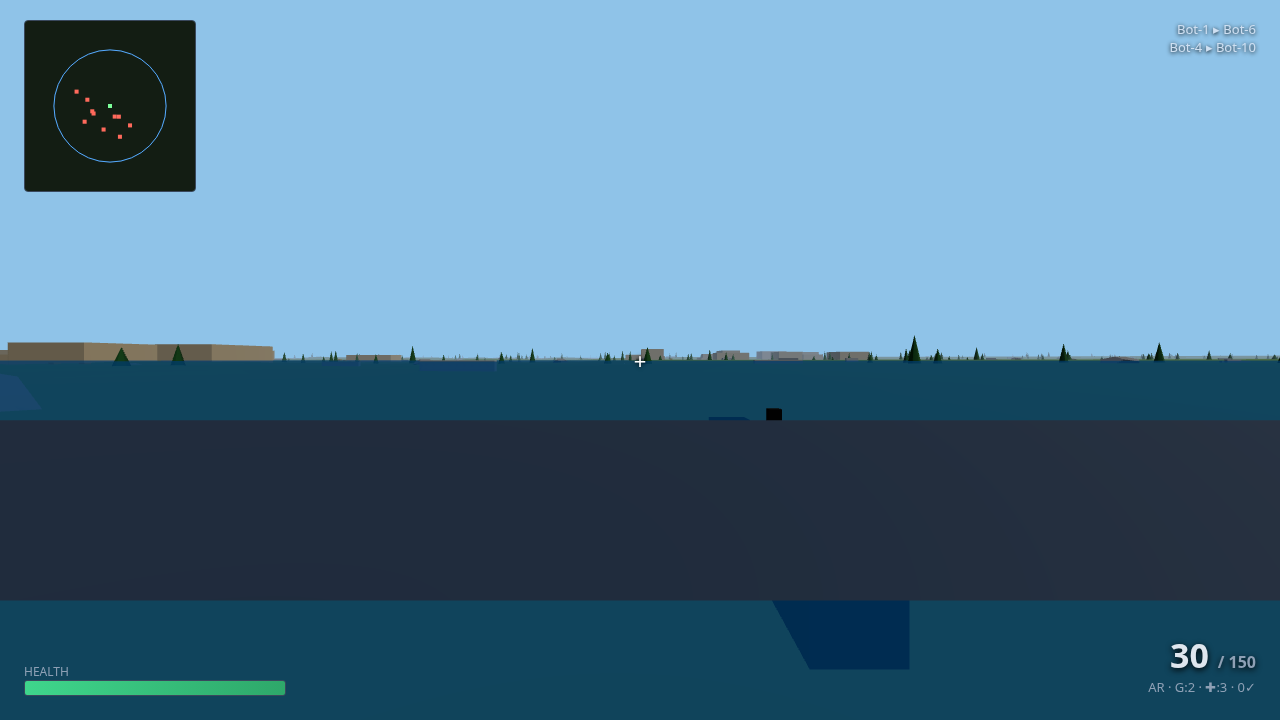
#> input picture qa/shots/00-spawn.png, 1280 x 720 px
$ python analyze.py shots/00-spawn.png
#> lines starting #> are read from the running program, lines starting #| are printed output that depends on the picture
#!/usr/bin/env python3
"""Programmatic screenshot inspection (no vision model required).

Prints a coarse luminance/colour map plus region statistics so gross visual
defects (black frames, missing HUD, blown-out sky, flat fog) are detectable in
text form.
"""
import sys
from PIL import Image

RAMP = " .:-=+*#%@"

def ascii_map(img, w=100, h=34):
    g = img.convert("L").resize((w, h))
    px = list(g.getdata())
    out = []
    for y in range(h):
        row = px[y * w:(y + 1) * w]
        out.append("".join(RAMP[min(len(RAMP) - 1, v * len(RAMP) // 256)] for v in row))
    return "\n".join(out)

def stats(img, label, box=None):
    im = img.crop(box) if box else img
    small = im.convert("RGB").resize((64, 36))
    px = list(small.getdata())
    n = len(px)
    mean = tuple(round(sum(p[i] for p in px) / n) for i in range(3))
    uniq = len(set(px))
    dark = sum(1 for p in px if sum(p) < 30) / n
    bright = sum(1 for p in px if sum(p) > 690) / n
    # dominant colour buckets (32-step)
    buckets = {}
    for p in px:
        k = (p[0] // 32, p[1] // 32, p[2] // 32)
        buckets[k] = buckets.get(k, 0) + 1
    top = sorted(buckets.items(), key=lambda kv: -kv[1])[:4]
    top = [((tuple(c * 32 + 16 for c in k)), round(v / n, 3)) for k, v in top]
    print(f"{label:<10} mean={mean} uniq={uniq} dark={dark:.2f} blown={bright:.2f} top={top}")

def main(path):
#> called with path = 'shots/00-spawn.png'
    img = Image.open(path)
#> img is the input picture: PIL image 1280x720 RGB; mean R, G, B 79.9, 120, 146.4
    W, H = img.size
#> W = 1280; H = 720
    print(f"== {path} {W}x{H}")
#| == shots/00-spawn.png 1280x720
    stats(img, "full")
#> in stats, `px = list(small.getdata())`: px = 2304 items, first 6: (143, 195, 232), (136, 186, 220), (133, 181, 215), (133, 182, 215), (133, 182, 215), (133, 182, 215)
#> in stats, `n = len(px)`: n = 2304
#> in stats, `mean = tuple(round(sum(p[i] for p in px) / n) for i in range(3))`: mean = (80, 120, 146)
#> in stats, `uniq = len(set(px))`: uniq = 338
#> in stats, `dark = sum(1 for p in px if sum(p) < 30) / n`: dark = 0
#> the loop in stats, `for p in px:` made 2304 passes
#> (p, k) on passes 1 to 3: ((143, 195, 232), (4, 6, 7)), ((136, 186, 220), (4, 5, 6)), ((133, 181, 215), (4, 5, 6))
#> after the loop in stats, `for p in px:`: buckets = 26 items
#> in stats, `top = sorted(buckets.items(), key=lambda kv: -kv[1])[:4]`: top = [((4, 6, 7), 988), ((0, 2, 2), 499), ((1, 1, 1), 413), ((1, 1, 2), 122)]
#> in stats, `top = [((tuple(c * 32 + 16 for c in k)), round(v / n, 3)) for k, v in ..`: top = [((144, 208, 240), 0.429), ((16, 80, 80), 0.217), ((48, 48, 48), 0.179), ((48, 48, 80), 0.053)]
#| full       mean=(80, 120, 146) uniq=338 dark=0.00 blown=0.00 top=[((144, 208, 240), 0.429), ((16, 80, 80), 0.217), ((48, 48, 48), 0.179), ((48, 48, 80), 0.053)]
    stats(img, "top", (0, 0, W, H // 4))
#> call 2 of stats, with label = 'top', box = (0, 0, 1280, 180)
#> in stats (call 2), `im = img.crop(box) if box else img`:
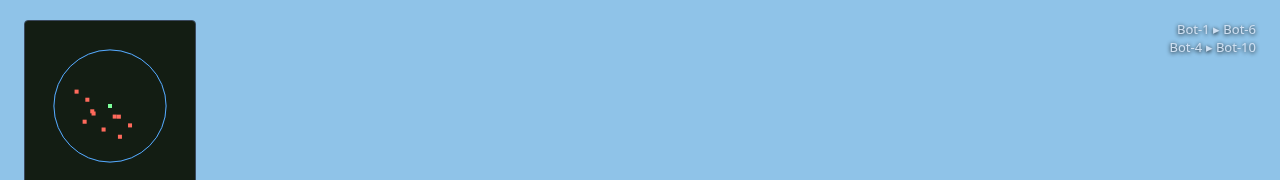
#> im: PIL image 1280x180 RGB; mean R, G, B 128.5, 175.3, 206.8
#> in stats (call 2), `small = im.convert("RGB").resize((64, 36))`:
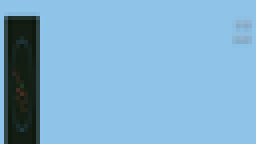
#> small: PIL image 64x36 RGB (shown 4 times larger); mean R, G, B 128.5, 175.4, 206.9
#> in stats (call 2), `px = list(small.getdata())`: px = 2304 items, first 6: (143, 195, 232), (143, 195, 232), (143, 195, 232), (143, 195, 232), (143, 195, 232), (143, 195, 232)
#> in stats (call 2), `mean = tuple(round(sum(p[i] for p in px) / n) for i in range(3))`: mean = (128, 175, 207)
#> in stats (call 2), `uniq = len(set(px))`: uniq = 136
#> after the loop in stats (call 2), `for p in px:`: buckets = 12 items
#> in stats (call 2), `top = sorted(buckets.items(), key=lambda kv: -kv[1])[:4]`: top = [((4, 6, 7), 1978), ((0, 0, 0), 158), ((1, 2, 2), 63), ((4, 5, 6), 31)]
#> in stats (call 2), `top = [((tuple(c * 32 + 16 for c in k)), round(v / n, 3)) for k, v in ..`: top = [((144, 208, 240), 0.859), ((16, 16, 16), 0.069), ((48, 80, 80), 0.027), ((144, 176, 208), 0.013)]
#| top        mean=(128, 175, 207) uniq=136 dark=0.00 blown=0.00 top=[((144, 208, 240), 0.859), ((16, 16, 16), 0.069), ((48, 80, 80), 0.027), ((144, 176, 208), 0.013)]
    stats(img, "center", (W // 4, H // 4, 3 * W // 4, 3 * H // 4))
#> call 3 of stats, with label = 'center', box = (320, 180, 960, 540)
#> in stats (call 3), `im = img.crop(box) if box else img`:
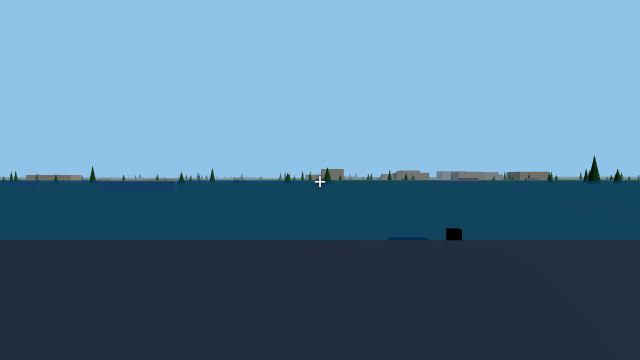
#> im: PIL image 640x360 RGB; mean R, G, B 84.6, 122.5, 149.9
#> in stats (call 3), `small = im.convert("RGB").resize((64, 36))`:
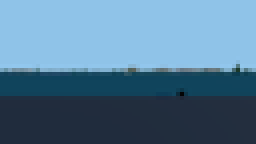
#> small: PIL image 64x36 RGB (shown 4 times larger); mean R, G, B 84.6, 122.4, 149.9
#> in stats (call 3), `mean = tuple(round(sum(p[i] for p in px) / n) for i in range(3))`: mean = (85, 122, 150)
#> in stats (call 3), `uniq = len(set(px))`: uniq = 206
#> in stats (call 3), `dark = sum(1 for p in px if sum(p) < 30) / n`: dark = 0.000434
#> after the loop in stats (call 3), `for p in px:`: buckets = 22 items
#> in stats (call 3), `top = sorted(buckets.items(), key=lambda kv: -kv[1])[:4]`: top = [((4, 6, 7), 1082), ((1, 1, 1), 706), ((0, 2, 2), 354), ((0, 1, 2), 48)]
#> in stats (call 3), `top = [((tuple(c * 32 + 16 for c in k)), round(v / n, 3)) for k, v in ..`: top = [((144, 208, 240), 0.47), ((48, 48, 48), 0.306), ((16, 80, 80), 0.154), ((16, 48, 80), 0.021)]
#| center     mean=(85, 122, 150) uniq=206 dark=0.00 blown=0.00 top=[((144, 208, 240), 0.47), ((48, 48, 48), 0.306), ((16, 80, 80), 0.154), ((16, 48, 80), 0.021)]
    stats(img, "bottom", (0, 3 * H // 4, W, H))
#> call 4 of stats, with label = 'bottom', box = (0, 540, 1280, 720)
#> in stats (call 4), `im = img.crop(box) if box else img`:
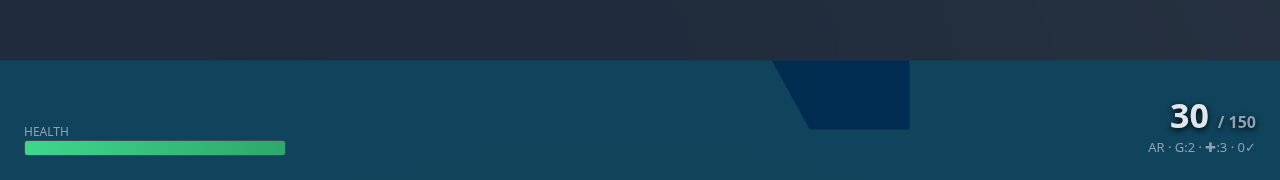
#> im: PIL image 1280x180 RGB; mean R, G, B 22.7, 61.7, 82.2
#> in stats (call 4), `small = im.convert("RGB").resize((64, 36))`:
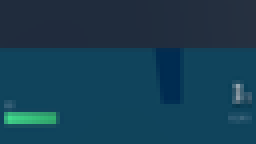
#> small: PIL image 64x36 RGB (shown 4 times larger); mean R, G, B 22.7, 61.7, 82.2
#> in stats (call 4), `px = list(small.getdata())`: px = 2304 items, first 6: (32, 44, 61), (32, 44, 61), (32, 44, 61), (32, 44, 61), (32, 44, 61), (32, 44, 61)
#> in stats (call 4), `mean = tuple(round(sum(p[i] for p in px) / n) for i in range(3))`: mean = (23, 62, 82)
#> in stats (call 4), `uniq = len(set(px))`: uniq = 191
#> in stats (call 4), `dark = sum(1 for p in px if sum(p) < 30) / n`: dark = 0
#> the loop in stats (call 4), `for p in px:` made 2304 passes
#> (p, k) on passes 1 to 3: ((32, 44, 61), (1, 1, 1)), ((32, 44, 61), (1, 1, 1)), ((32, 44, 61), (1, 1, 1))
#> after the loop in stats (call 4), `for p in px:`: buckets = 19 items
#> in stats (call 4), `top = sorted(buckets.items(), key=lambda kv: -kv[1])[:4]`: top = [((0, 2, 2), 1345), ((1, 1, 1), 673), ((0, 1, 2), 101), ((1, 1, 2), 60)]
#> in stats (call 4), `top = [((tuple(c * 32 + 16 for c in k)), round(v / n, 3)) for k, v in ..`: top = [((16, 80, 80), 0.584), ((48, 48, 48), 0.292), ((16, 48, 80), 0.044), ((48, 48, 80), 0.026)]
#| bottom     mean=(23, 62, 82) uniq=191 dark=0.00 blown=0.00 top=[((16, 80, 80), 0.584), ((48, 48, 48), 0.292), ((16, 48, 80), 0.044), ((48, 48, 80), 0.026)]
    print(ascii_map(img))
#> in ascii_map, `g = img.convert("L").resize((w, h))`:
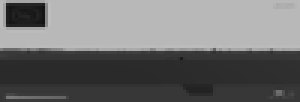
#> g: PIL image 100x34 L (shown 3 times larger); min 19, max 189, mean 111.1
#> in ascii_map, `px = list(g.getdata())`: px = 3400 values, max 189 at index 116, min 19 at index 214, mean 111.1
#> after the loop in ascii_map, `for y in range(h):`: out = 34 items

for p in sys.argv[1:]:
    main(p)
